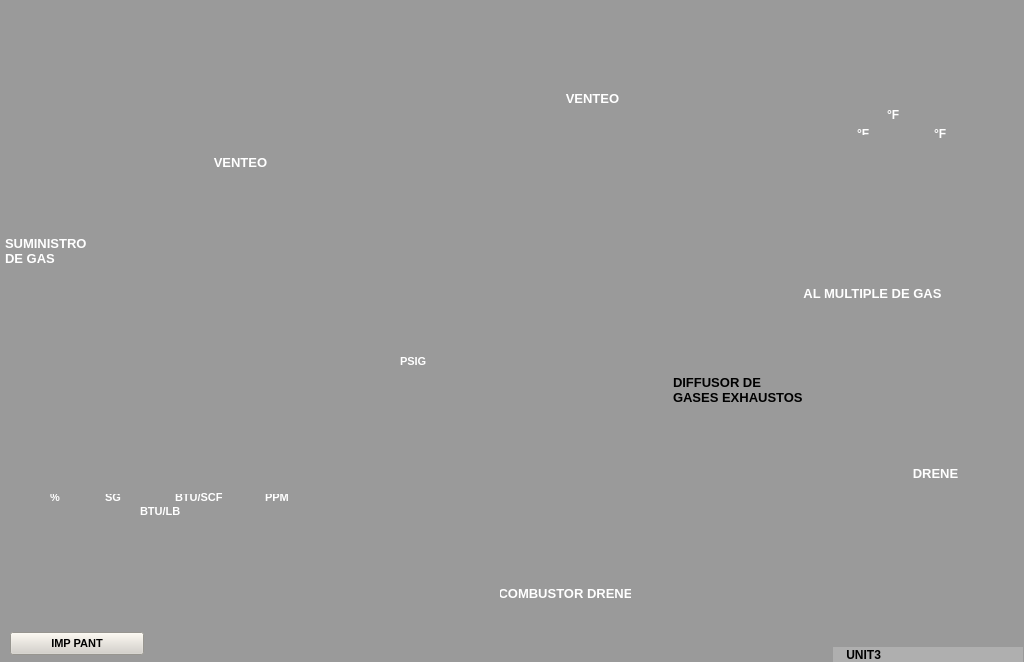
<?xml version="1.0" encoding="UTF-8"?>
<ui version="4.0">
 <class>B6</class>
 <widget class="QWidget" name="B6">
  <property name="geometry">
   <rect>
    <x>0</x>
    <y>0</y>
    <width>1024</width>
    <height>662</height>
   </rect>
  </property>
  <property name="minimumSize">
   <size>
    <width>1024</width>
    <height>662</height>
   </size>
  </property>
  <property name="maximumSize">
   <size>
    <width>1024</width>
    <height>662</height>
   </size>
  </property>
  <property name="windowTitle">
   <string>Form</string>
  </property>
  <property name="styleSheet">
   <string notr="true">background-color: rgb(154, 154, 154);</string>
  </property>
  <widget class="QLabel" name="label_28">
   <property name="geometry">
    <rect>
     <x>5</x>
     <y>238</y>
     <width>151</width>
     <height>26</height>
    </rect>
   </property>
   <property name="font">
    <font>
     <pointsize>10</pointsize>
     <weight>75</weight>
     <bold>true</bold>
    </font>
   </property>
   <property name="styleSheet">
    <string notr="true">background-color: none;
color: rgb(255, 255, 255);</string>
   </property>
   <property name="text">
    <string>SUMINISTRO 
DE GAS</string>
   </property>
   <property name="alignment">
    <set>Qt::AlignLeading|Qt::AlignLeft|Qt::AlignVCenter</set>
   </property>
  </widget>
  <widget class="QLabel" name="label_29">
   <property name="geometry">
    <rect>
     <x>190</x>
     <y>149</y>
     <width>101</width>
     <height>26</height>
    </rect>
   </property>
   <property name="font">
    <font>
     <pointsize>10</pointsize>
     <weight>75</weight>
     <bold>true</bold>
    </font>
   </property>
   <property name="styleSheet">
    <string notr="true">background-color: none;
color: rgb(255, 255, 255);</string>
   </property>
   <property name="text">
    <string>VENTEO</string>
   </property>
   <property name="alignment">
    <set>Qt::AlignCenter</set>
   </property>
  </widget>
  <widget class="QLabel" name="label_30">
   <property name="geometry">
    <rect>
     <x>542</x>
     <y>85</y>
     <width>101</width>
     <height>26</height>
    </rect>
   </property>
   <property name="font">
    <font>
     <pointsize>10</pointsize>
     <weight>75</weight>
     <bold>true</bold>
    </font>
   </property>
   <property name="styleSheet">
    <string notr="true">background-color: none;
color: rgb(255, 255, 255);</string>
   </property>
   <property name="text">
    <string>VENTEO</string>
   </property>
   <property name="alignment">
    <set>Qt::AlignCenter</set>
   </property>
  </widget>
  <widget class="QLabel" name="label_31">
   <property name="geometry">
    <rect>
     <x>792</x>
     <y>280</y>
     <width>161</width>
     <height>26</height>
    </rect>
   </property>
   <property name="font">
    <font>
     <pointsize>10</pointsize>
     <weight>75</weight>
     <bold>true</bold>
    </font>
   </property>
   <property name="styleSheet">
    <string notr="true">background-color: none;
color: rgb(255, 255, 255);</string>
   </property>
   <property name="text">
    <string>AL MULTIPLE DE GAS</string>
   </property>
   <property name="alignment">
    <set>Qt::AlignCenter</set>
   </property>
  </widget>
  <widget class="QLabel" name="label_32">
   <property name="geometry">
    <rect>
     <x>500</x>
     <y>580</y>
     <width>131</width>
     <height>26</height>
    </rect>
   </property>
   <property name="font">
    <font>
     <pointsize>10</pointsize>
     <weight>75</weight>
     <bold>true</bold>
    </font>
   </property>
   <property name="styleSheet">
    <string notr="true">background-color: none;
color: rgb(255, 255, 255);</string>
   </property>
   <property name="text">
    <string>COMBUSTOR DRENE</string>
   </property>
   <property name="alignment">
    <set>Qt::AlignCenter</set>
   </property>
  </widget>
  <widget class="QLabel" name="label_33">
   <property name="geometry">
    <rect>
     <x>870</x>
     <y>460</y>
     <width>131</width>
     <height>26</height>
    </rect>
   </property>
   <property name="font">
    <font>
     <pointsize>10</pointsize>
     <weight>75</weight>
     <bold>true</bold>
    </font>
   </property>
   <property name="styleSheet">
    <string notr="true">background-color: none;
color: rgb(255, 255, 255);</string>
   </property>
   <property name="text">
    <string>DRENE</string>
   </property>
   <property name="alignment">
    <set>Qt::AlignCenter</set>
   </property>
  </widget>
  <widget class="QLabel" name="label_38">
   <property name="geometry">
    <rect>
     <x>0</x>
     <y>0</y>
     <width>1024</width>
     <height>662</height>
    </rect>
   </property>
   <property name="styleSheet">
    <string notr="true">background-color: none;
color: rgb(255, 255, 255);</string>
   </property>
   <property name="text">
    <string/>
   </property>
   <property name="pixmap">
    <pixmap resource="../Resources.qrc">:/Resources/PNG/B6.png</pixmap>
   </property>
  </widget>
  <widget class="QLabel" name="lb_Unit_5">
   <property name="geometry">
    <rect>
     <x>400</x>
     <y>350</y>
     <width>35</width>
     <height>22</height>
    </rect>
   </property>
   <property name="minimumSize">
    <size>
     <width>35</width>
     <height>22</height>
    </size>
   </property>
   <property name="maximumSize">
    <size>
     <width>35</width>
     <height>22</height>
    </size>
   </property>
   <property name="font">
    <font>
     <pointsize>8</pointsize>
     <weight>75</weight>
     <bold>true</bold>
    </font>
   </property>
   <property name="layoutDirection">
    <enum>Qt::LeftToRight</enum>
   </property>
   <property name="styleSheet">
    <string notr="true">background-color:none;
color: rgb(255, 255, 255);</string>
   </property>
   <property name="text">
    <string>PSIG</string>
   </property>
   <property name="alignment">
    <set>Qt::AlignLeading|Qt::AlignLeft|Qt::AlignVCenter</set>
   </property>
  </widget>
  <widget class="QLabel" name="lb_Lect_5">
   <property name="geometry">
    <rect>
     <x>365</x>
     <y>352</y>
     <width>35</width>
     <height>18</height>
    </rect>
   </property>
   <property name="minimumSize">
    <size>
     <width>35</width>
     <height>18</height>
    </size>
   </property>
   <property name="maximumSize">
    <size>
     <width>35</width>
     <height>18</height>
    </size>
   </property>
   <property name="font">
    <font>
     <pointsize>10</pointsize>
     <weight>75</weight>
     <bold>true</bold>
    </font>
   </property>
   <property name="layoutDirection">
    <enum>Qt::LeftToRight</enum>
   </property>
   <property name="styleSheet">
    <string notr="true">background-color:none;
color: rgb(255, 255, 255);</string>
   </property>
   <property name="text">
    <string/>
   </property>
   <property name="alignment">
    <set>Qt::AlignRight|Qt::AlignTrailing|Qt::AlignVCenter</set>
   </property>
  </widget>
  <widget class="QLabel" name="lb_Lect_4">
   <property name="geometry">
    <rect>
     <x>230</x>
     <y>486</y>
     <width>35</width>
     <height>18</height>
    </rect>
   </property>
   <property name="minimumSize">
    <size>
     <width>35</width>
     <height>18</height>
    </size>
   </property>
   <property name="maximumSize">
    <size>
     <width>35</width>
     <height>18</height>
    </size>
   </property>
   <property name="font">
    <font>
     <pointsize>10</pointsize>
     <weight>75</weight>
     <bold>true</bold>
    </font>
   </property>
   <property name="layoutDirection">
    <enum>Qt::LeftToRight</enum>
   </property>
   <property name="styleSheet">
    <string notr="true">background-color:none;
color: rgb(255, 255, 255);</string>
   </property>
   <property name="text">
    <string/>
   </property>
   <property name="alignment">
    <set>Qt::AlignRight|Qt::AlignTrailing|Qt::AlignVCenter</set>
   </property>
  </widget>
  <widget class="QLabel" name="lb_Unit_4">
   <property name="geometry">
    <rect>
     <x>265</x>
     <y>486</y>
     <width>35</width>
     <height>22</height>
    </rect>
   </property>
   <property name="minimumSize">
    <size>
     <width>35</width>
     <height>22</height>
    </size>
   </property>
   <property name="maximumSize">
    <size>
     <width>35</width>
     <height>22</height>
    </size>
   </property>
   <property name="font">
    <font>
     <pointsize>8</pointsize>
     <weight>75</weight>
     <bold>true</bold>
    </font>
   </property>
   <property name="layoutDirection">
    <enum>Qt::LeftToRight</enum>
   </property>
   <property name="styleSheet">
    <string notr="true">background-color:none;
color: rgb(255, 255, 255);</string>
   </property>
   <property name="text">
    <string>PPM</string>
   </property>
   <property name="alignment">
    <set>Qt::AlignLeading|Qt::AlignLeft|Qt::AlignVCenter</set>
   </property>
  </widget>
  <widget class="QLabel" name="lb_Lect_3">
   <property name="geometry">
    <rect>
     <x>140</x>
     <y>486</y>
     <width>35</width>
     <height>18</height>
    </rect>
   </property>
   <property name="minimumSize">
    <size>
     <width>35</width>
     <height>18</height>
    </size>
   </property>
   <property name="maximumSize">
    <size>
     <width>35</width>
     <height>18</height>
    </size>
   </property>
   <property name="font">
    <font>
     <pointsize>10</pointsize>
     <weight>75</weight>
     <bold>true</bold>
    </font>
   </property>
   <property name="layoutDirection">
    <enum>Qt::LeftToRight</enum>
   </property>
   <property name="styleSheet">
    <string notr="true">background-color:none;
color: rgb(255, 255, 255);</string>
   </property>
   <property name="text">
    <string/>
   </property>
   <property name="alignment">
    <set>Qt::AlignRight|Qt::AlignTrailing|Qt::AlignVCenter</set>
   </property>
  </widget>
  <widget class="QLabel" name="lb_Unit_3">
   <property name="geometry">
    <rect>
     <x>175</x>
     <y>486</y>
     <width>50</width>
     <height>22</height>
    </rect>
   </property>
   <property name="minimumSize">
    <size>
     <width>50</width>
     <height>18</height>
    </size>
   </property>
   <property name="maximumSize">
    <size>
     <width>50</width>
     <height>22</height>
    </size>
   </property>
   <property name="font">
    <font>
     <pointsize>8</pointsize>
     <weight>75</weight>
     <bold>true</bold>
    </font>
   </property>
   <property name="layoutDirection">
    <enum>Qt::LeftToRight</enum>
   </property>
   <property name="styleSheet">
    <string notr="true">background-color:none;
color: rgb(255, 255, 255);</string>
   </property>
   <property name="text">
    <string>BTU/SCF</string>
   </property>
   <property name="alignment">
    <set>Qt::AlignLeading|Qt::AlignLeft|Qt::AlignVCenter</set>
   </property>
  </widget>
  <widget class="QLabel" name="lb_Lect_2">
   <property name="geometry">
    <rect>
     <x>70</x>
     <y>486</y>
     <width>35</width>
     <height>18</height>
    </rect>
   </property>
   <property name="minimumSize">
    <size>
     <width>35</width>
     <height>18</height>
    </size>
   </property>
   <property name="maximumSize">
    <size>
     <width>35</width>
     <height>18</height>
    </size>
   </property>
   <property name="font">
    <font>
     <pointsize>10</pointsize>
     <weight>75</weight>
     <bold>true</bold>
    </font>
   </property>
   <property name="layoutDirection">
    <enum>Qt::LeftToRight</enum>
   </property>
   <property name="styleSheet">
    <string notr="true">background-color:none;
color: rgb(255, 255, 255);</string>
   </property>
   <property name="text">
    <string/>
   </property>
   <property name="alignment">
    <set>Qt::AlignRight|Qt::AlignTrailing|Qt::AlignVCenter</set>
   </property>
  </widget>
  <widget class="QLabel" name="lb_Unit_2">
   <property name="geometry">
    <rect>
     <x>105</x>
     <y>486</y>
     <width>35</width>
     <height>22</height>
    </rect>
   </property>
   <property name="minimumSize">
    <size>
     <width>35</width>
     <height>22</height>
    </size>
   </property>
   <property name="maximumSize">
    <size>
     <width>35</width>
     <height>22</height>
    </size>
   </property>
   <property name="font">
    <font>
     <pointsize>8</pointsize>
     <weight>75</weight>
     <bold>true</bold>
    </font>
   </property>
   <property name="layoutDirection">
    <enum>Qt::LeftToRight</enum>
   </property>
   <property name="styleSheet">
    <string notr="true">background-color:none;
color: rgb(255, 255, 255);</string>
   </property>
   <property name="text">
    <string>SG</string>
   </property>
   <property name="alignment">
    <set>Qt::AlignLeading|Qt::AlignLeft|Qt::AlignVCenter</set>
   </property>
  </widget>
  <widget class="QLabel" name="lb_Unit_1">
   <property name="geometry">
    <rect>
     <x>50</x>
     <y>486</y>
     <width>35</width>
     <height>22</height>
    </rect>
   </property>
   <property name="minimumSize">
    <size>
     <width>35</width>
     <height>22</height>
    </size>
   </property>
   <property name="maximumSize">
    <size>
     <width>35</width>
     <height>22</height>
    </size>
   </property>
   <property name="font">
    <font>
     <pointsize>8</pointsize>
     <weight>75</weight>
     <bold>true</bold>
    </font>
   </property>
   <property name="layoutDirection">
    <enum>Qt::LeftToRight</enum>
   </property>
   <property name="styleSheet">
    <string notr="true">background-color:none;
color: rgb(255, 255, 255);</string>
   </property>
   <property name="text">
    <string>%</string>
   </property>
   <property name="alignment">
    <set>Qt::AlignLeading|Qt::AlignLeft|Qt::AlignVCenter</set>
   </property>
  </widget>
  <widget class="QLabel" name="lb_Lect_1">
   <property name="geometry">
    <rect>
     <x>15</x>
     <y>486</y>
     <width>35</width>
     <height>18</height>
    </rect>
   </property>
   <property name="minimumSize">
    <size>
     <width>35</width>
     <height>18</height>
    </size>
   </property>
   <property name="maximumSize">
    <size>
     <width>35</width>
     <height>18</height>
    </size>
   </property>
   <property name="font">
    <font>
     <pointsize>10</pointsize>
     <weight>75</weight>
     <bold>true</bold>
    </font>
   </property>
   <property name="layoutDirection">
    <enum>Qt::LeftToRight</enum>
   </property>
   <property name="styleSheet">
    <string notr="true">background-color:none;
color: rgb(255, 255, 255);</string>
   </property>
   <property name="text">
    <string/>
   </property>
   <property name="alignment">
    <set>Qt::AlignRight|Qt::AlignTrailing|Qt::AlignVCenter</set>
   </property>
  </widget>
  <widget class="QLabel" name="lb_Temp_Unit_1">
   <property name="geometry">
    <rect>
     <x>857</x>
     <y>125</y>
     <width>30</width>
     <height>18</height>
    </rect>
   </property>
   <property name="minimumSize">
    <size>
     <width>30</width>
     <height>18</height>
    </size>
   </property>
   <property name="maximumSize">
    <size>
     <width>30</width>
     <height>18</height>
    </size>
   </property>
   <property name="font">
    <font>
     <pointsize>9</pointsize>
     <weight>75</weight>
     <bold>true</bold>
    </font>
   </property>
   <property name="layoutDirection">
    <enum>Qt::LeftToRight</enum>
   </property>
   <property name="styleSheet">
    <string notr="true">background-color: none;
color: rgb(255, 255, 255);</string>
   </property>
   <property name="text">
    <string>°F</string>
   </property>
   <property name="alignment">
    <set>Qt::AlignLeading|Qt::AlignLeft|Qt::AlignVCenter</set>
   </property>
  </widget>
  <widget class="QLabel" name="lb_Temp_Lect_1">
   <property name="geometry">
    <rect>
     <x>793</x>
     <y>125</y>
     <width>50</width>
     <height>18</height>
    </rect>
   </property>
   <property name="minimumSize">
    <size>
     <width>50</width>
     <height>18</height>
    </size>
   </property>
   <property name="maximumSize">
    <size>
     <width>50</width>
     <height>18</height>
    </size>
   </property>
   <property name="font">
    <font>
     <pointsize>9</pointsize>
     <weight>75</weight>
     <bold>true</bold>
    </font>
   </property>
   <property name="layoutDirection">
    <enum>Qt::LeftToRight</enum>
   </property>
   <property name="styleSheet">
    <string notr="true">background-color: none;
color: rgb(255, 255, 255);</string>
   </property>
   <property name="text">
    <string/>
   </property>
   <property name="alignment">
    <set>Qt::AlignRight|Qt::AlignTrailing|Qt::AlignVCenter</set>
   </property>
  </widget>
  <widget class="QLabel" name="lb_Temp_Lect_2">
   <property name="geometry">
    <rect>
     <x>830</x>
     <y>106</y>
     <width>50</width>
     <height>18</height>
    </rect>
   </property>
   <property name="minimumSize">
    <size>
     <width>50</width>
     <height>18</height>
    </size>
   </property>
   <property name="maximumSize">
    <size>
     <width>50</width>
     <height>18</height>
    </size>
   </property>
   <property name="font">
    <font>
     <pointsize>9</pointsize>
     <weight>75</weight>
     <bold>true</bold>
    </font>
   </property>
   <property name="layoutDirection">
    <enum>Qt::LeftToRight</enum>
   </property>
   <property name="styleSheet">
    <string notr="true">background-color: none;
color: rgb(255, 255, 255);</string>
   </property>
   <property name="text">
    <string/>
   </property>
   <property name="alignment">
    <set>Qt::AlignRight|Qt::AlignTrailing|Qt::AlignVCenter</set>
   </property>
  </widget>
  <widget class="QLabel" name="lb_Temp_Unit_2">
   <property name="geometry">
    <rect>
     <x>887</x>
     <y>106</y>
     <width>30</width>
     <height>18</height>
    </rect>
   </property>
   <property name="minimumSize">
    <size>
     <width>30</width>
     <height>18</height>
    </size>
   </property>
   <property name="maximumSize">
    <size>
     <width>30</width>
     <height>18</height>
    </size>
   </property>
   <property name="font">
    <font>
     <pointsize>9</pointsize>
     <weight>75</weight>
     <bold>true</bold>
    </font>
   </property>
   <property name="layoutDirection">
    <enum>Qt::LeftToRight</enum>
   </property>
   <property name="styleSheet">
    <string notr="true">background-color: none;
color: rgb(255, 255, 255);
</string>
   </property>
   <property name="text">
    <string>°F</string>
   </property>
   <property name="alignment">
    <set>Qt::AlignLeading|Qt::AlignLeft|Qt::AlignVCenter</set>
   </property>
  </widget>
  <widget class="QLabel" name="lb_Temp_Lect_3">
   <property name="geometry">
    <rect>
     <x>878</x>
     <y>125</y>
     <width>50</width>
     <height>18</height>
    </rect>
   </property>
   <property name="minimumSize">
    <size>
     <width>50</width>
     <height>18</height>
    </size>
   </property>
   <property name="maximumSize">
    <size>
     <width>50</width>
     <height>18</height>
    </size>
   </property>
   <property name="font">
    <font>
     <pointsize>9</pointsize>
     <weight>75</weight>
     <bold>true</bold>
    </font>
   </property>
   <property name="layoutDirection">
    <enum>Qt::LeftToRight</enum>
   </property>
   <property name="styleSheet">
    <string notr="true">background-color: none;
color: rgb(255, 255, 255);</string>
   </property>
   <property name="text">
    <string/>
   </property>
   <property name="alignment">
    <set>Qt::AlignRight|Qt::AlignTrailing|Qt::AlignVCenter</set>
   </property>
  </widget>
  <widget class="QLabel" name="lb_Temp_Unit_3">
   <property name="geometry">
    <rect>
     <x>934</x>
     <y>125</y>
     <width>30</width>
     <height>18</height>
    </rect>
   </property>
   <property name="minimumSize">
    <size>
     <width>30</width>
     <height>18</height>
    </size>
   </property>
   <property name="maximumSize">
    <size>
     <width>30</width>
     <height>18</height>
    </size>
   </property>
   <property name="font">
    <font>
     <pointsize>9</pointsize>
     <weight>75</weight>
     <bold>true</bold>
    </font>
   </property>
   <property name="layoutDirection">
    <enum>Qt::LeftToRight</enum>
   </property>
   <property name="styleSheet">
    <string notr="true">background-color: none;
color: rgb(255, 255, 255);</string>
   </property>
   <property name="text">
    <string>°F</string>
   </property>
   <property name="alignment">
    <set>Qt::AlignLeading|Qt::AlignLeft|Qt::AlignVCenter</set>
   </property>
  </widget>
  <widget class="AWMultiObject" name="valCua2_1">
   <property name="geometry">
    <rect>
     <x>102</x>
     <y>243</y>
     <width>50</width>
     <height>50</height>
    </rect>
   </property>
   <property name="ElementType">
    <enum>AWMultiObject::VALCUAD2</enum>
   </property>
  </widget>
  <widget class="AWMultiObject" name="valCua2_2">
   <property name="geometry">
    <rect>
     <x>187</x>
     <y>179</y>
     <width>50</width>
     <height>50</height>
    </rect>
   </property>
   <property name="Orientation">
    <enum>AWMultEstateWidget::Degree90</enum>
   </property>
   <property name="ElementType">
    <enum>AWMultiObject::VALCUAD2</enum>
   </property>
  </widget>
  <widget class="AWMultiObject" name="valCua2_4">
   <property name="geometry">
    <rect>
     <x>544</x>
     <y>179</y>
     <width>50</width>
     <height>50</height>
    </rect>
   </property>
   <property name="Orientation">
    <enum>AWMultEstateWidget::Degree90</enum>
   </property>
   <property name="ElementType">
    <enum>AWMultiObject::VALCUAD2</enum>
   </property>
  </widget>
  <widget class="AWMultiObject" name="valCua2_3">
   <property name="geometry">
    <rect>
     <x>385</x>
     <y>198</y>
     <width>50</width>
     <height>50</height>
    </rect>
   </property>
   <property name="Orientation">
    <enum>AWMultEstateWidget::Degree270</enum>
   </property>
   <property name="ElementType">
    <enum>AWMultiObject::VALCUAD3</enum>
   </property>
  </widget>
  <widget class="AWMultiObject" name="valCua2_6">
   <property name="geometry">
    <rect>
     <x>676</x>
     <y>198</y>
     <width>50</width>
     <height>50</height>
    </rect>
   </property>
   <property name="Orientation">
    <enum>AWMultEstateWidget::Degree270</enum>
   </property>
   <property name="ElementType">
    <enum>AWMultiObject::VALCUAD3</enum>
   </property>
  </widget>
  <widget class="AWMultiObject" name="valCua2_5">
   <property name="geometry">
    <rect>
     <x>684</x>
     <y>527</y>
     <width>50</width>
     <height>50</height>
    </rect>
   </property>
   <property name="Orientation">
    <enum>AWMultEstateWidget::Degree270</enum>
   </property>
   <property name="ElementType">
    <enum>AWMultiObject::VALCUAD3</enum>
   </property>
  </widget>
  <widget class="AWMultiObject" name="vh2_1">
   <property name="geometry">
    <rect>
     <x>424</x>
     <y>242</y>
     <width>50</width>
     <height>50</height>
    </rect>
   </property>
   <property name="Orientation">
    <enum>AWMultEstateWidget::Degree0</enum>
   </property>
   <property name="ElementType">
    <enum>AWMultiObject::VH2</enum>
   </property>
  </widget>
  <widget class="AWMultiObject" name="vh2_2">
   <property name="geometry">
    <rect>
     <x>717</x>
     <y>242</y>
     <width>50</width>
     <height>50</height>
    </rect>
   </property>
   <property name="Orientation">
    <enum>AWMultEstateWidget::Degree0</enum>
   </property>
   <property name="ElementType">
    <enum>AWMultiObject::VH2</enum>
   </property>
  </widget>
  <widget class="AWMultiObject" name="vh2_3">
   <property name="geometry">
    <rect>
     <x>725</x>
     <y>571</y>
     <width>50</width>
     <height>50</height>
    </rect>
   </property>
   <property name="Orientation">
    <enum>AWMultEstateWidget::Degree0</enum>
   </property>
   <property name="ElementType">
    <enum>AWMultiObject::VH2</enum>
   </property>
  </widget>
  <widget class="AWMultiObject" name="valele2">
   <property name="geometry">
    <rect>
     <x>807</x>
     <y>458</y>
     <width>50</width>
     <height>50</height>
    </rect>
   </property>
   <property name="Orientation">
    <enum>AWMultEstateWidget::Degree0</enum>
   </property>
   <property name="ElementType">
    <enum>AWMultiObject::VALELE2</enum>
   </property>
  </widget>
  <widget class="AInstrumentIndicator" name="inf_1">
   <property name="geometry">
    <rect>
     <x>10</x>
     <y>433</y>
     <width>61</width>
     <height>61</height>
    </rect>
   </property>
   <property name="Value">
    <number>2</number>
   </property>
   <property name="Orientation">
    <enum>AWMultEstateWidget::Degree270</enum>
   </property>
  </widget>
  <widget class="AInstrumentIndicator" name="inf_2">
   <property name="geometry">
    <rect>
     <x>76</x>
     <y>433</y>
     <width>61</width>
     <height>61</height>
    </rect>
   </property>
   <property name="Value">
    <number>2</number>
   </property>
   <property name="Orientation">
    <enum>AWMultEstateWidget::Degree270</enum>
   </property>
  </widget>
  <widget class="AInstrumentIndicator" name="inf_4">
   <property name="geometry">
    <rect>
     <x>140</x>
     <y>433</y>
     <width>61</width>
     <height>61</height>
    </rect>
   </property>
   <property name="Value">
    <number>2</number>
   </property>
   <property name="Orientation">
    <enum>AWMultEstateWidget::Degree270</enum>
   </property>
  </widget>
  <widget class="AInstrumentIndicator" name="inf_6">
   <property name="geometry">
    <rect>
     <x>236</x>
     <y>433</y>
     <width>61</width>
     <height>61</height>
    </rect>
   </property>
   <property name="Value">
    <number>2</number>
   </property>
   <property name="Orientation">
    <enum>AWMultEstateWidget::Degree270</enum>
   </property>
  </widget>
  <widget class="AInstrumentIndicator" name="inf_8">
   <property name="geometry">
    <rect>
     <x>297</x>
     <y>333</y>
     <width>61</width>
     <height>61</height>
    </rect>
   </property>
   <property name="Value">
    <number>2</number>
   </property>
   <property name="Orientation">
    <enum>AWMultEstateWidget::Degree270</enum>
   </property>
  </widget>
  <widget class="AInstrumentIndicator" name="inf_7">
   <property name="geometry">
    <rect>
     <x>267</x>
     <y>50</y>
     <width>61</width>
     <height>61</height>
    </rect>
   </property>
   <property name="Value">
    <number>2</number>
   </property>
   <property name="Orientation">
    <enum>AWMultEstateWidget::Degree90</enum>
   </property>
  </widget>
  <widget class="AInstrumentIndicator" name="inf_9">
   <property name="geometry">
    <rect>
     <x>338</x>
     <y>50</y>
     <width>61</width>
     <height>61</height>
    </rect>
   </property>
   <property name="Value">
    <number>2</number>
   </property>
   <property name="Orientation">
    <enum>AWMultEstateWidget::Degree90</enum>
   </property>
  </widget>
  <widget class="AInstrumentIndicator" name="inf_3">
   <property name="geometry">
    <rect>
     <x>95</x>
     <y>186</y>
     <width>61</width>
     <height>61</height>
    </rect>
   </property>
   <property name="Value">
    <number>2</number>
   </property>
   <property name="Orientation">
    <enum>AWMultEstateWidget::Degree90</enum>
   </property>
  </widget>
  <widget class="AInstrumentIndicator" name="inf_5">
   <property name="geometry">
    <rect>
     <x>234</x>
     <y>172</y>
     <width>61</width>
     <height>61</height>
    </rect>
   </property>
   <property name="Value">
    <number>2</number>
   </property>
   <property name="Orientation">
    <enum>AWMultEstateWidget::Degree180</enum>
   </property>
  </widget>
  <widget class="AInstrumentIndicator" name="inf_10">
   <property name="geometry">
    <rect>
     <x>348</x>
     <y>156</y>
     <width>61</width>
     <height>61</height>
    </rect>
   </property>
   <property name="Value">
    <number>2</number>
   </property>
   <property name="Orientation">
    <enum>AWMultEstateWidget::Degree90</enum>
   </property>
   <property name="LineAngle" stdset="0">
    <double>-44.000000000000000</double>
   </property>
  </widget>
  <widget class="AInstrumentIndicator" name="inf_11">
   <property name="geometry">
    <rect>
     <x>449</x>
     <y>191</y>
     <width>61</width>
     <height>61</height>
    </rect>
   </property>
   <property name="intID">
    <number>0</number>
   </property>
   <property name="Value">
    <number>2</number>
   </property>
   <property name="Orientation">
    <enum>AWMultEstateWidget::Degree90</enum>
   </property>
   <property name="LineAngle" stdset="0">
    <double>32.000000000000000</double>
   </property>
  </widget>
  <widget class="AInstrumentIndicator" name="inf_15">
   <property name="geometry">
    <rect>
     <x>740</x>
     <y>190</y>
     <width>61</width>
     <height>61</height>
    </rect>
   </property>
   <property name="intID">
    <number>0</number>
   </property>
   <property name="Value">
    <number>2</number>
   </property>
   <property name="Orientation">
    <enum>AWMultEstateWidget::Degree0</enum>
   </property>
   <property name="LineAngle" stdset="0">
    <double>119.000000000000000</double>
   </property>
  </widget>
  <widget class="AInstrumentIndicator" name="inf_12">
   <property name="geometry">
    <rect>
     <x>591</x>
     <y>173</y>
     <width>61</width>
     <height>61</height>
    </rect>
   </property>
   <property name="Value">
    <number>2</number>
   </property>
   <property name="Orientation">
    <enum>AWMultEstateWidget::Degree180</enum>
   </property>
  </widget>
  <widget class="AInstrumentIndicator" name="inf_13">
   <property name="geometry">
    <rect>
     <x>641</x>
     <y>157</y>
     <width>61</width>
     <height>61</height>
    </rect>
   </property>
   <property name="Value">
    <number>2</number>
   </property>
   <property name="Orientation">
    <enum>AWMultEstateWidget::Degree0</enum>
   </property>
   <property name="LineAngle" stdset="0">
    <double>46.000000000000000</double>
   </property>
  </widget>
  <widget class="AInstrumentIndicator" name="inf_16">
   <property name="geometry">
    <rect>
     <x>750</x>
     <y>520</y>
     <width>61</width>
     <height>61</height>
    </rect>
   </property>
   <property name="intID">
    <number>0</number>
   </property>
   <property name="Value">
    <number>2</number>
   </property>
   <property name="Orientation">
    <enum>AWMultEstateWidget::Degree0</enum>
   </property>
   <property name="LineAngle" stdset="0">
    <double>119.000000000000000</double>
   </property>
  </widget>
  <widget class="AInstrumentIndicator" name="inf_14">
   <property name="geometry">
    <rect>
     <x>649</x>
     <y>486</y>
     <width>61</width>
     <height>61</height>
    </rect>
   </property>
   <property name="intID">
    <number>0</number>
   </property>
   <property name="Value">
    <number>2</number>
   </property>
   <property name="Orientation">
    <enum>AWMultEstateWidget::Degree0</enum>
   </property>
   <property name="LineAngle" stdset="0">
    <double>46.000000000000000</double>
   </property>
  </widget>
  <widget class="AInstrumentIndicator" name="inf_17">
   <property name="geometry">
    <rect>
     <x>814</x>
     <y>135</y>
     <width>61</width>
     <height>61</height>
    </rect>
   </property>
   <property name="Value">
    <number>2</number>
   </property>
   <property name="Orientation">
    <enum>AWMultEstateWidget::Degree90</enum>
   </property>
  </widget>
  <widget class="AInstrumentIndicator" name="inf_18">
   <property name="geometry">
    <rect>
     <x>875</x>
     <y>135</y>
     <width>61</width>
     <height>61</height>
    </rect>
   </property>
   <property name="Value">
    <number>2</number>
   </property>
   <property name="Orientation">
    <enum>AWMultEstateWidget::Degree90</enum>
   </property>
  </widget>
  <widget class="QLabel" name="label_34">
   <property name="geometry">
    <rect>
     <x>673</x>
     <y>364</y>
     <width>161</width>
     <height>51</height>
    </rect>
   </property>
   <property name="font">
    <font>
     <pointsize>10</pointsize>
     <weight>75</weight>
     <bold>true</bold>
    </font>
   </property>
   <property name="styleSheet">
    <string notr="true">background-color: rgba(255, 255, 255, 0);</string>
   </property>
   <property name="text">
    <string>DIFFUSOR DE
GASES EXHAUSTOS</string>
   </property>
   <property name="alignment">
    <set>Qt::AlignJustify|Qt::AlignVCenter</set>
   </property>
  </widget>
  <widget class="QLabel" name="lb_Unit_0">
   <property name="geometry">
    <rect>
     <x>140</x>
     <y>500</y>
     <width>50</width>
     <height>22</height>
    </rect>
   </property>
   <property name="minimumSize">
    <size>
     <width>50</width>
     <height>18</height>
    </size>
   </property>
   <property name="maximumSize">
    <size>
     <width>50</width>
     <height>22</height>
    </size>
   </property>
   <property name="font">
    <font>
     <pointsize>8</pointsize>
     <weight>75</weight>
     <bold>true</bold>
    </font>
   </property>
   <property name="layoutDirection">
    <enum>Qt::LeftToRight</enum>
   </property>
   <property name="styleSheet">
    <string notr="true">background-color:none;
color: rgb(255, 255, 255);</string>
   </property>
   <property name="text">
    <string>BTU/LB</string>
   </property>
   <property name="alignment">
    <set>Qt::AlignLeading|Qt::AlignLeft|Qt::AlignVCenter</set>
   </property>
  </widget>
  <widget class="QLabel" name="lb_Lect_0">
   <property name="geometry">
    <rect>
     <x>105</x>
     <y>500</y>
     <width>35</width>
     <height>18</height>
    </rect>
   </property>
   <property name="minimumSize">
    <size>
     <width>35</width>
     <height>18</height>
    </size>
   </property>
   <property name="maximumSize">
    <size>
     <width>35</width>
     <height>18</height>
    </size>
   </property>
   <property name="font">
    <font>
     <pointsize>10</pointsize>
     <weight>75</weight>
     <bold>true</bold>
    </font>
   </property>
   <property name="layoutDirection">
    <enum>Qt::LeftToRight</enum>
   </property>
   <property name="styleSheet">
    <string notr="true">background-color:none;
color: rgb(255, 255, 255);</string>
   </property>
   <property name="text">
    <string/>
   </property>
   <property name="alignment">
    <set>Qt::AlignRight|Qt::AlignTrailing|Qt::AlignVCenter</set>
   </property>
  </widget>
  <widget class="QLabel" name="lbFlech_2">
   <property name="geometry">
    <rect>
     <x>740</x>
     <y>470</y>
     <width>31</width>
     <height>31</height>
    </rect>
   </property>
   <property name="text">
    <string/>
   </property>
   <property name="pixmap">
    <pixmap resource="../Resources.qrc">:/Resources/PNG/B1/flechadiagonal_derecha.png</pixmap>
   </property>
   <property name="scaledContents">
    <bool>true</bool>
   </property>
  </widget>
  <widget class="QLabel" name="lbUnit3">
   <property name="geometry">
    <rect>
     <x>833</x>
     <y>647</y>
     <width>190</width>
     <height>15</height>
    </rect>
   </property>
   <property name="font">
    <font>
     <weight>75</weight>
     <bold>true</bold>
    </font>
   </property>
   <property name="styleSheet">
    <string notr="true">background-color: rgb(175, 175, 175);</string>
   </property>
   <property name="text">
    <string>    UNIT3</string>
   </property>
  </widget>
  <widget class="QPushButton" name="btnIMPPant">
   <property name="geometry">
    <rect>
     <x>10</x>
     <y>632</y>
     <width>134</width>
     <height>23</height>
    </rect>
   </property>
   <property name="font">
    <font>
     <pointsize>8</pointsize>
     <weight>75</weight>
     <bold>true</bold>
    </font>
   </property>
   <property name="styleSheet">
    <string notr="true">background-color: rgb(212, 208, 200);</string>
   </property>
   <property name="text">
    <string>IMP PANT</string>
   </property>
  </widget>
  <zorder>label_38</zorder>
  <zorder>label_28</zorder>
  <zorder>label_29</zorder>
  <zorder>label_30</zorder>
  <zorder>label_31</zorder>
  <zorder>label_32</zorder>
  <zorder>label_33</zorder>
  <zorder>lb_Unit_5</zorder>
  <zorder>lb_Lect_5</zorder>
  <zorder>lb_Lect_4</zorder>
  <zorder>lb_Unit_4</zorder>
  <zorder>lb_Lect_3</zorder>
  <zorder>lb_Unit_3</zorder>
  <zorder>lb_Lect_2</zorder>
  <zorder>lb_Unit_2</zorder>
  <zorder>lb_Unit_1</zorder>
  <zorder>lb_Lect_1</zorder>
  <zorder>lb_Temp_Unit_1</zorder>
  <zorder>lb_Temp_Lect_1</zorder>
  <zorder>lb_Temp_Lect_2</zorder>
  <zorder>lb_Temp_Unit_2</zorder>
  <zorder>lb_Temp_Lect_3</zorder>
  <zorder>lb_Temp_Unit_3</zorder>
  <zorder>valCua2_1</zorder>
  <zorder>valCua2_2</zorder>
  <zorder>valCua2_4</zorder>
  <zorder>valCua2_3</zorder>
  <zorder>valCua2_6</zorder>
  <zorder>valCua2_5</zorder>
  <zorder>vh2_1</zorder>
  <zorder>vh2_2</zorder>
  <zorder>vh2_3</zorder>
  <zorder>valele2</zorder>
  <zorder>inf_1</zorder>
  <zorder>inf_2</zorder>
  <zorder>inf_4</zorder>
  <zorder>inf_6</zorder>
  <zorder>inf_8</zorder>
  <zorder>inf_7</zorder>
  <zorder>inf_9</zorder>
  <zorder>inf_3</zorder>
  <zorder>inf_5</zorder>
  <zorder>inf_10</zorder>
  <zorder>inf_11</zorder>
  <zorder>inf_15</zorder>
  <zorder>inf_12</zorder>
  <zorder>inf_13</zorder>
  <zorder>inf_16</zorder>
  <zorder>inf_14</zorder>
  <zorder>inf_17</zorder>
  <zorder>inf_18</zorder>
  <zorder>label_34</zorder>
  <zorder>lb_Unit_0</zorder>
  <zorder>lb_Lect_0</zorder>
  <zorder>lbFlech_2</zorder>
  <zorder>lbUnit3</zorder>
  <zorder>btnIMPPant</zorder>
 </widget>
 <customwidgets>
  <customwidget>
   <class>AInstrumentIndicator</class>
   <extends>QWidget</extends>
   <header>ainstrumentindicator.h</header>
  </customwidget>
  <customwidget>
   <class>AWMultiObject</class>
   <extends>QWidget</extends>
   <header>awmultiobject.h</header>
  </customwidget>
 </customwidgets>
 <resources>
  <include location="../Resources.qrc"/>
 </resources>
 <connections/>
</ui>
